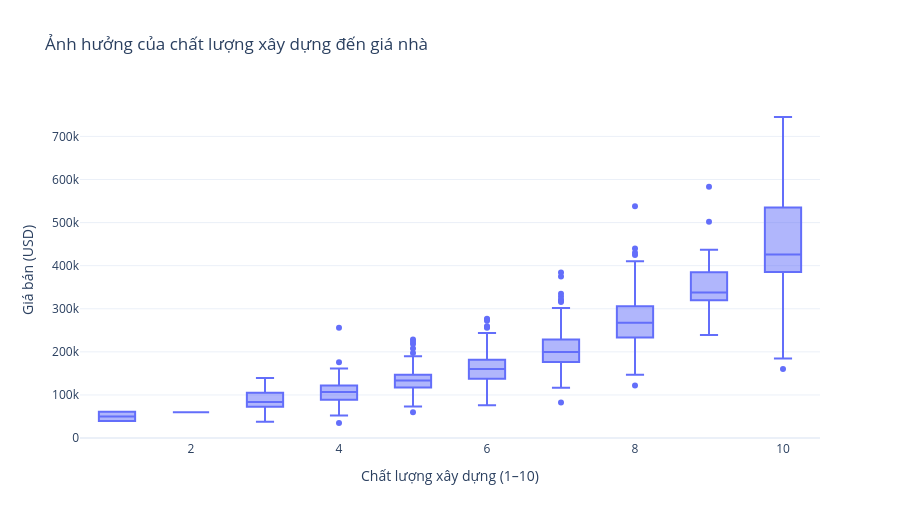

The cell this chart's notebook holds for it:
### Markdown cell above
Giá nhà theo chất lượng xây dựng

### Code cell
fig = px.box(
    df,
    x="OverallQual",
    y="SalePrice",
    points="outliers",
    title="Ảnh hưởng của chất lượng xây dựng đến giá nhà",
    labels={
        "OverallQual": "Chất lượng xây dựng (1–10)",
        "SalePrice": "Giá bán (USD)"
    }
)

fig.update_layout(
    template="plotly_white",
    height=520
)

fig.show()

### Figure 1 — Plotly figure (JSON) as saved in the notebook; plotly's stock layout.template omitted (floating-point values rounded to 4 significant figures; data arrays with more than 128 entries replaced by an {"elided": "..."} marker saying what was removed)
{"data": [{"alignmentgroup": "True", "boxpoints": "outliers", "hovertemplate": "Chất lượng xây dựng (1–10)=%{x}<br>Giá bán (USD)=%{y}<extra></extra>", "legendgroup": "", "marker": {"color": "#636efa"}, "name": "", "notched": false, "offsetgroup": "", "orientation": "v", "showlegend": false, "type": "box", "x": {"elided": "1022 int values"}, "x0": " ", "xaxis": "x", "y": {"elided": "1022 int values"}, "y0": " ", "yaxis": "y"}], "layout": {"boxmode": "group", "height": 520, "legend": {"tracegroupgap": 0}, "title": {"text": "Ảnh hưởng của chất lượng xây dựng đến giá nhà"}, "xaxis": {"anchor": "y", "domain": [0, 1], "title": {"text": "Chất lượng xây dựng (1–10)"}}, "yaxis": {"anchor": "x", "domain": [0, 1], "title": {"text": "Giá bán (USD)"}}}}
